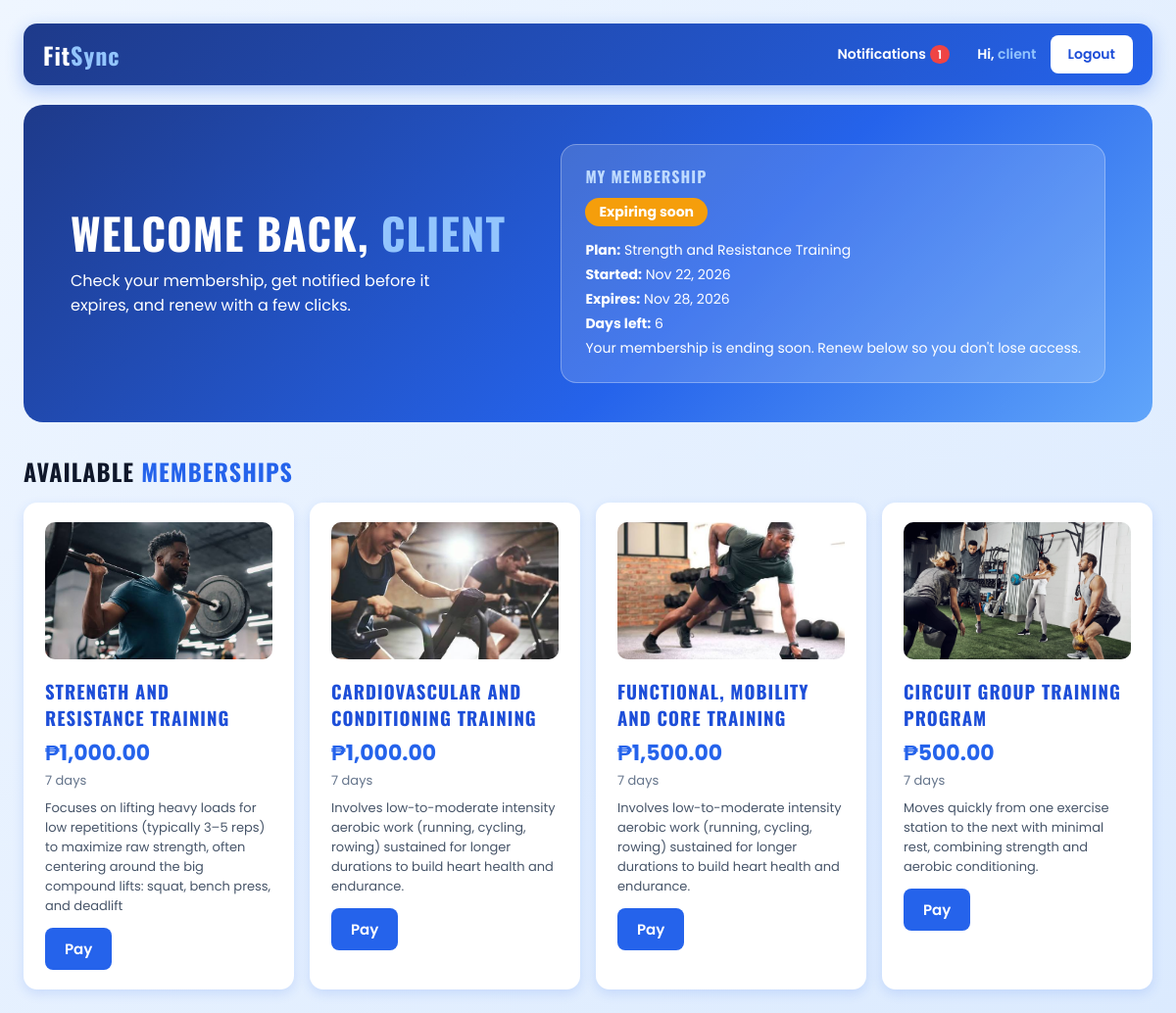
The app's page /userDashboard/userDashboard.php (signed in) with its own data.
### tables this page shows
CREATE TABLE `membership` (
  `membership_id` int(11) NOT NULL,
  `client_id` int(11) NOT NULL,
  `plan_id` int(11) NOT NULL,
  `start_date` date NOT NULL,
  `end_date` date NOT NULL,
  `status` enum('pending','active','expired','cancelled') NOT NULL DEFAULT 'pending',
  `cancelled_by` int(11) DEFAULT NULL
);

CREATE TABLE `membership_plan` (
  `plan_id` int(11) NOT NULL,
  `plan_name` varchar(100) NOT NULL,
  `plan_price` decimal(10,2) NOT NULL,
  `duration_days` int(11) NOT NULL,
  `description` varchar(500) DEFAULT NULL,
  `is_active` tinyint(1) NOT NULL,
  `image` varchar(255) DEFAULT NULL
);

### app/Models/Subscription.php (called while the page is built, shortened)
<?php
class Subscription
{
    private $conn;
    public function __construct()
    {
        $database = new Database();
        $this->conn = $database->connection();
    }
    public function getClientId($userId)
    {
        $stmt = $this->conn->prepare("SELECT client_id FROM client WHERE user_id = ?");
        $stmt->execute([$userId]);
        $id = $stmt->fetchColumn();
        if ($id) {
            return (int) $id;
        }
        return (int) $this->conn->lastInsertId();
    }
    public function latest($clientId)
    {
        $sql = "SELECT m.*, p.plan_name FROM membership m
                JOIN membership_plan p ON p.plan_id = m.plan_id
                WHERE m.client_id = ? AND m.status = 'active'
                ORDER BY m.end_date DESC LIMIT 1";
        $stmt = $this->conn->prepare($sql);
        $stmt->execute([$clientId]);
        return $stmt->fetch(PDO::FETCH_ASSOC);
    }
    public function pending($clientId)
    {
        $sql = "SELECT m.*, p.plan_name FROM membership m
                JOIN membership_plan p ON p.plan_id = m.plan_id
                WHERE m.client_id = ? AND m.status = 'pending'
                ORDER BY m.membership_id DESC LIMIT 1";
        $stmt = $this->conn->prepare($sql);
        $stmt->execute([$clientId]);
        return $stmt->fetch(PDO::FETCH_ASSOC);
    }
    public function unreadCount($userId)
    {
        $stmt = $this->conn->prepare("SELECT COUNT(*) FROM notification WHERE user_id = ? AND is_read = 0");
        $stmt->execute([$userId]);
        return (int) $stmt->fetchColumn();
    }
}

### app/Database.php (called while the page is built, shortened)
<?php
class Database{
    private $host="localhost";
    private $username="root";
    private $password="";
    private $dbname="fitsync";
    public function connection():PDO{
        return new PDO("mysql:host=$this->host;dbname=$this->dbname", $this->username, $this->password,[
            PDO::ATTR_ERRMODE=>PDO::ERRMODE_EXCEPTION
        ]);
    }
}
?>

### app/Models/Membership_plan.php (called while the page is built, shortened)
<?php
class Membership_plan {
    private $conn;
    public function __construct()
    {
       $database=new Database();
       $this->conn=$database->connection();
    }
    public function getAll(){
        $sql="SELECT * FROM membership_plan";
        $stmt=$this->conn->prepare($sql);
        $stmt->execute();
        $membership_plan=$stmt->fetchAll(PDO::FETCH_ASSOC);
        return $membership_plan;
    }
}
?>

### userDashboard/userDashboard.php (the view, shortened to what this page needs)
<?php
$userId = (int) $_SESSION["user_id"];
$sub = new Subscription();
$clientId = $sub->getClientId($userId);
$planModel = new Membership_plan();
$plans = $planModel->getAll();
$unread = $sub->unreadCount($userId);
$latest = $sub->latest($clientId);
$pendingReq = $sub->pending($clientId);
$status = "none";
$daysLeft = 0;
if ($latest) {
    $daysLeft = (int) floor((strtotime($latest["end_date"]) - strtotime(date("Y-m-d"))) / 86400);
    if ($daysLeft < 0) {
        $status = "expired";
    } elseif ($daysLeft <= 7) {
        $status = "expiring";
    } else {
        $status = "active";
    }
}
$statusLabels = [
    "none"     => "No membership",
    "pending"  => "Waiting for approval",
    "active"   => "Active",
    "expiring" => "Expiring soon",
    "expired"  => "Expired",
];
?>
<!DOCTYPE html>
<html lang="en">
<head>
    <link rel="stylesheet" href="../assets/style.css">
</head>
<body>
    <nav class="navbar">
        <div class="logo">Fit<span>Sync</span></div>
        <div class="nav-right">
            <button type="button" class="nav-btn" id="openNotif">
                Notifications<?php if ($unread > 0): ?><span class="badge"><?= $unread ?></span><?php endif; ?>
            </button>
            <span class="nav-user">Hi, <span><?= htmlspecialchars($_SESSION["name"]) ?></span></span>
            <a href="../logout.php" class="nav-cta">Logout</a>
        </div>
    </nav>
    <section class="hero">
        <div class="hero-text">
            <h1>Welcome back, <span><?= htmlspecialchars($_SESSION["name"]) ?></span></h1>
            <p>Check your membership, get notified before it expires, and renew with a few clicks.</p>
        </div>
        <div class="status-card">
            <h3>My Membership</h3>
            <span class="status-chip chip-<?= $status ?>"><?= $statusLabels[$status] ?></span>
            <?php if ($latest): ?>
                <p><strong>Plan:</strong> <?= htmlspecialchars($latest["plan_name"]) ?></p>
                <p><strong>Started:</strong> <?= date("M d, Y", strtotime($latest["start_date"])) ?></p>
                <p><strong>Expires:</strong> <?= date("M d, Y", strtotime($latest["end_date"])) ?></p>
                <?php if ($status === "expired"): ?>
                    <p>Your membership ended <?= abs($daysLeft) ?> day(s) ago. Pay below to renew.</p>
                <?php else: ?>
                    <p><strong>Days left:</strong> <?= $daysLeft ?></p>
                <?php endif; ?>
                <?php if ($status === "expiring"): ?>
                    <p>Your membership is ending soon. Renew below so you don't lose access.</p>
                <?php endif; ?>
            <?php elseif (!$pendingReq): ?>
                <p>You don't have a membership yet. Choose a plan below and pay to get started.</p>
            <?php endif; ?>
        </div>
    </section>
    <section class="programs">
        <h2>Available <span>Memberships</span></h2>
        <?php if (empty($plans)): ?>
            <p>No membership plans available yet.</p>
        <?php else: ?>
            <div class="program-grid">
                <?php foreach ($plans as $plan): ?>
                    <?php
                        $img = basename(($plan["image"] ?? "") ?: "plan.png");
                    ?>
                    <div class="program-card">
                        <img src="../images/<?= htmlspecialchars($img) ?>" alt="" class="program-img"
                             onerror="this.style.display='none'">
                        <h3><?= htmlspecialchars($plan["plan_name"]) ?></h3>
                        <p class="program-price">₱<?= number_format($plan["plan_price"], 2) ?></p>
                        <p class="program-days"><?= (int) $plan["duration_days"] ?> days</p>
                        <p class="program-desc"><?= htmlspecialchars($plan["description"] ?? "") ?></p>
                        <button type="button" class="pay-btn" <?= $pendingReq ? "disabled" : "" ?>
                                data-id="<?= (int) $plan["plan_id"] ?>"
                                data-name="<?= htmlspecialchars($plan["plan_name"]) ?>"
                                data-price="<?= number_format($plan["plan_price"], 2) ?>">Pay</button>
                    </div>
                <?php endforeach; ?>
            </div>
        <?php endif; ?>
    </section>
</body>
</html>

### assets/style.css (style rules this page uses)
body { font-family: 'Poppins', sans-serif; margin: 0; padding: 24px; min-height: 100vh; color: #0f172a; background: linear-gradient(135deg, #eff6ff 0%, #dbeafe 100%); }
h1, h2, h3 { font-family: 'Oswald', sans-serif; text-transform: uppercase; letter-spacing: 1px; }
button, input, textarea, select { font-family: inherit; }
button, input[type="submit"] { background: #2563eb; color: #fff; border: none; padding: 10px 20px; border-radius: 8px; font-size: 15px; font-weight: 600; cursor: pointer; transition: background 0.2s, transform 0.1s; }
.navbar { display: flex; align-items: center; justify-content: space-between; gap: 16px; padding: 12px 20px; margin-bottom: 20px; background: linear-gradient(135deg, #1e3a8a, #2563eb); border-radius: 14px; box-shadow: 0 6px 18px rgba(37, 99, 235, 0.3); position: sticky; top: 12px; z-index: 10; }
.logo { font-family: 'Oswald', sans-serif; font-size: 24px; font-weight: 700; color: #fff; letter-spacing: 1px; }
.logo span { color: #93c5fd; }
.nav-cta { background: #fff; color: #1d4ed8; padding: 9px 18px; border-radius: 8px; font-weight: 600; font-size: 14px; text-decoration: none; }
.nav-right { display: flex; align-items: center; gap: 14px; }
.nav-user { color: #fff; font-weight: 600; font-size: 14px; }
.nav-user span { color: #93c5fd; }
.badge { background: #ef4444; color: #fff; border-radius: 999px; padding: 1px 8px; font-size: 12px; margin-left: 4px; }
button.nav-btn { background: transparent; color: #fff; padding: 8px 14px; font-size: 14px; border-radius: 8px; }

### userDashboard/userDashboard.php (style rules this page uses)
.hero { display: flex; align-items: center; justify-content: space-between; gap: 32px; padding: 40px 48px; border-radius: 20px; background: linear-gradient(135deg, #1e3a8a 0%, #2563eb 60%, #60a5fa 100%); color: #fff; flex-wrap: wrap; }
.hero-text { flex: 1; min-width: 260px; }
.hero-text h1 { font-size: 44px; line-height: 1.1; margin: 0 0 12px; }
.hero-text h1 span { color: #93c5fd; }
.hero-text p { margin: 0; font-size: 16px; max-width: 420px; }
.status-card { background: rgba(255, 255, 255, 0.15); border: 1px solid rgba(255, 255, 255, 0.3); border-radius: 16px; padding: 20px 24px; min-width: 280px; }
.status-card h3 { margin: 0 0 10px; font-size: 16px; color: #bfdbfe; }
.status-chip { display: inline-block; padding: 4px 14px; border-radius: 999px; font-weight: 700; font-size: 14px; margin-bottom: 10px; }
.chip-expiring { background: #f59e0b; color: #fff; }
.status-card p { margin: 4px 0; font-size: 14px; }
.programs { margin-top: 32px; }
.programs h2 { font-size: 24px; margin-bottom: 14px; }
.programs h2 span { color: #2563eb; }
.program-grid { display: grid; grid-template-columns: repeat(auto-fit, minmax(220px, 1fr)); gap: 16px; }
.program-card { background: #fff; border-radius: 14px; padding: 18px 20px; border: 2px solid transparent; box-shadow: 0 4px 12px rgba(37, 99, 235, 0.15); transition: transform 0.15s, border-color 0.2s; }
.program-img { width: 100%; height: 140px; object-fit: cover; border-radius: 10px; margin-bottom: 12px; }
.program-card h3 { margin: 0 0 6px; color: #1d4ed8; }
.program-price { font-size: 22px; font-weight: 700; color: #2563eb; margin: 0; }
.program-days { margin: 2px 0 8px; color: #64748b; font-size: 13px; }
.program-desc { font-size: 13px; color: #475569; margin: 0 0 12px; }

### records on screen
membership: end_date "Expiring soon", plan.plan_name "Strength and Resistance Training", start_date "Nov 22, 2026", end_date "Nov 28, 2026", end_date "6"
membership_plan: image (picture), plan_name "STRENGTH AND RESISTANCE TRAINING", plan_price "1,000.00", duration_days "7", description "Focuses on lifting heavy loads for low repetitions (typically 3–5 reps) to maximize raw strength, often centering around the big compound lifts: squat, bench press, and deadlift"
membership_plan: image (picture), plan_name "CARDIOVASCULAR AND CONDITIONING TRAINING", plan_price "1,000.00", duration_days "7", description "Involves low-to-moderate intensity aerobic work (running, cycling, rowing) sustained for longer durations to build heart health and endurance."
membership_plan: image (picture), plan_name "FUNCTIONAL, MOBILITY AND CORE TRAINING", plan_price "1,500.00", duration_days "7", description "Involves low-to-moderate intensity aerobic work (running, cycling, rowing) sustained for longer durations to build heart health and endurance."
membership_plan: image (picture), plan_name "CIRCUIT GROUP TRAINING PROGRAM", plan_price "500.00", duration_days "7", description "Moves quickly from one exercise station to the next with minimal rest, combining strength and aerobic conditioning."

### other values on screen
$unread "1"
$_SESSION["name"] "client"
$_SESSION["name"] "CLIENT"
